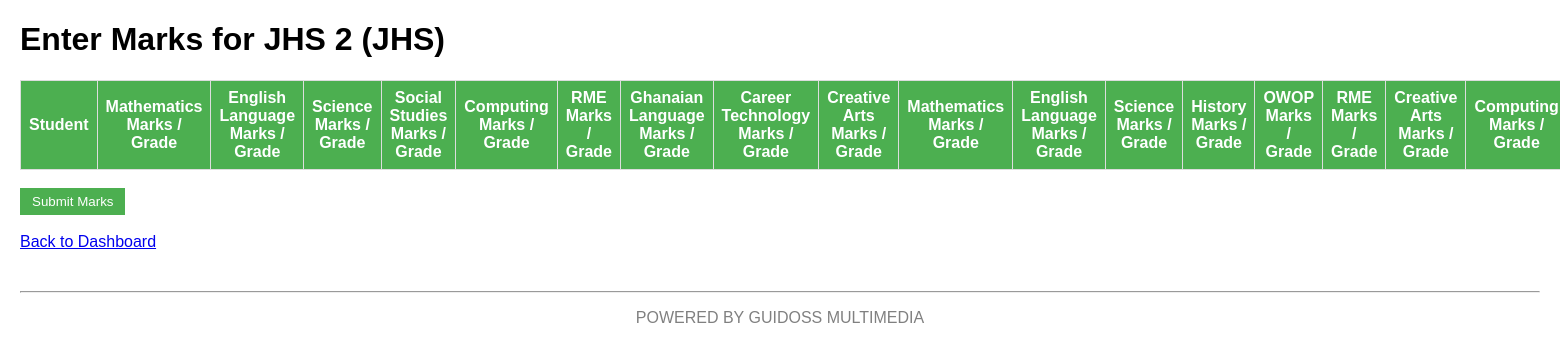
/enter-marks/10/, run on the app's committed database.
### core/models.py (models this page shows, shortened)
class SchoolClass(models.Model):
    name = models.CharField(max_length=50)
    LEVEL_CHOICES = (
        ('Primary', 'Primary'),
        ('JHS', 'JHS'),
    )
    level = models.CharField(max_length=10, choices=LEVEL_CHOICES)

class Subject(models.Model):
    LEVEL_CHOICES = [
        ('Primary', 'Primary'),
        ('JHS', 'JHS'),
    ]
    name = models.CharField(max_length=100)
    level = models.CharField(max_length=10, choices=LEVEL_CHOICES)

### core/views.py (the view, shortened to what this page needs)
# urls.py: path("enter-marks/<int:class_id>/", views.enter_marks, name="enter_marks"),
def enter_marks(request, class_id):
    school_class = get_object_or_404(SchoolClass, id=class_id)
    students = Student.objects.filter(school_class=school_class)
    subjects = Subject.objects.all()
    scores = Score.objects.filter(student__in=students)
    return render(request, 'core/enter_marks.html', {
        'school_class': school_class,
        'students': students,
        'subjects': subjects,
        'scores': scores
    })

### core/templates/core/enter_marks.html (shortened to what this page needs)
<!DOCTYPE html>
<html>
<head>
</head>
<body>
    <h1>Enter Marks for {{ school_class.name }} {{ school_class.section }} ({{ school_class.level }})</h1>
    <form method="POST">
        <table>
    <tr>
        <th>Student</th>
        {% for subject in subjects %}
        <th>{{ subject.name }}<br>Marks / Grade</th>
        {% endfor %}
    </tr>
</table>
        <br>
        <button type="submit" class="btn">Submit Marks</button>
    </form>
    <br>
    <a href="{% url 'teacher_dashboard' %}">Back to Dashboard</a>
</body>
<footer style="text-align:center;margin-top:40px;color:gray;">
<hr>
<p>POWERED BY GUIDOSS MULTIMEDIA</p>
</footer>
</html>

### core/templates/core/enter_marks.html (style rules this page uses)
body { font-family: Arial; margin: 20px; }
table { border-collapse: collapse; width: 100%; }
th, td { border: 1px solid #ddd; padding: 8px; text-align: center; }
th { background-color: #4CAF50; color: white; }
.btn { padding: 6px 12px; background-color: #4CAF50; color: white; border: none; cursor: pointer; }

### data on the page
SchoolClass: name "JHS 2", level "JHS"
Subject: name "Mathematics"
Subject: name "English Language"
Subject: name "Science"
Subject: name "Social Studies"
Subject: name "Computing"
Subject: name "RME"
Subject: name "Ghanaian Language"
Subject: name "Career Technology"
Subject: name "Creative Arts"
Subject: name "Mathematics"
Subject: name "English Language"
Subject: name "Science"
Subject: name "History"
Subject: name "OWOP"
Subject: name "RME"
Subject: name "Creative Arts"
Subject: name "Computing"
